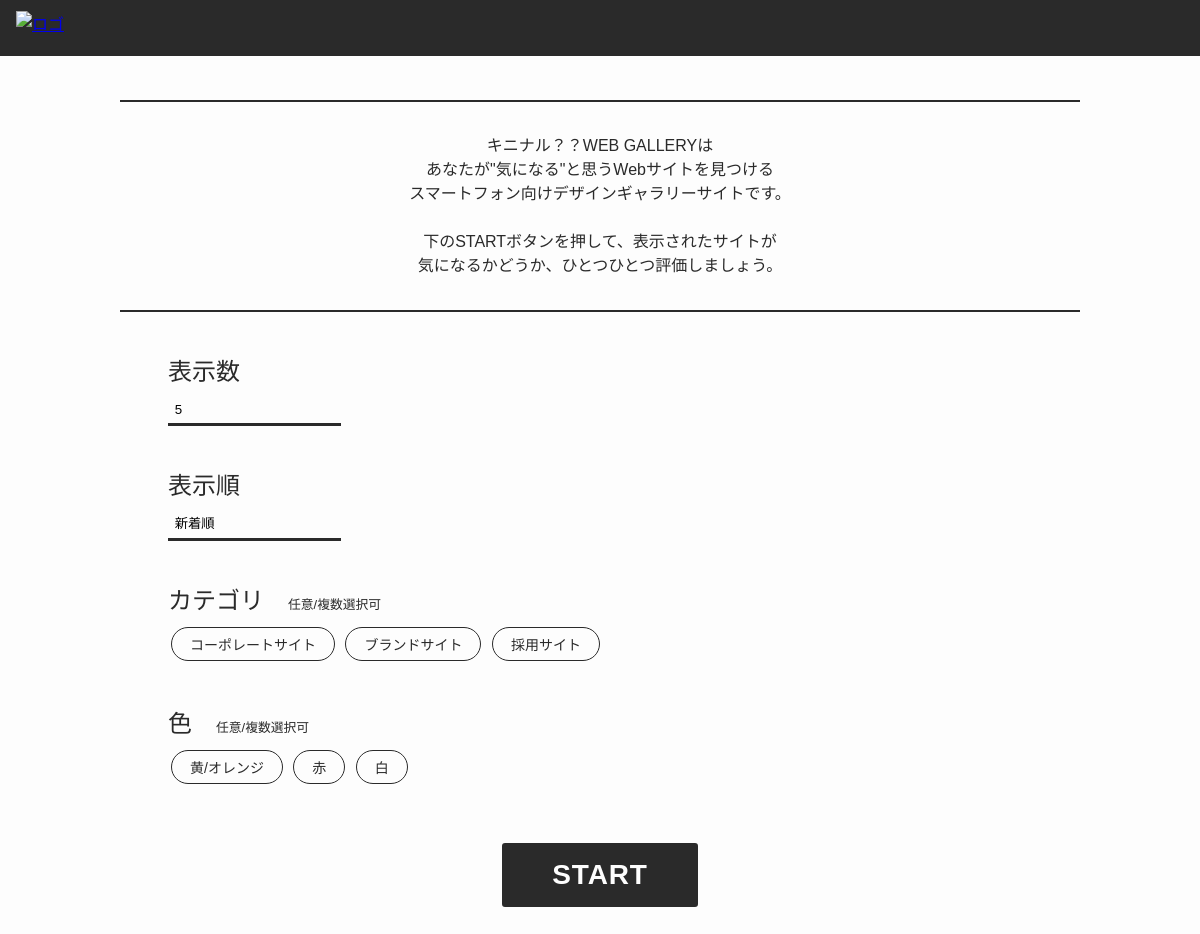
The app's page /, older data.
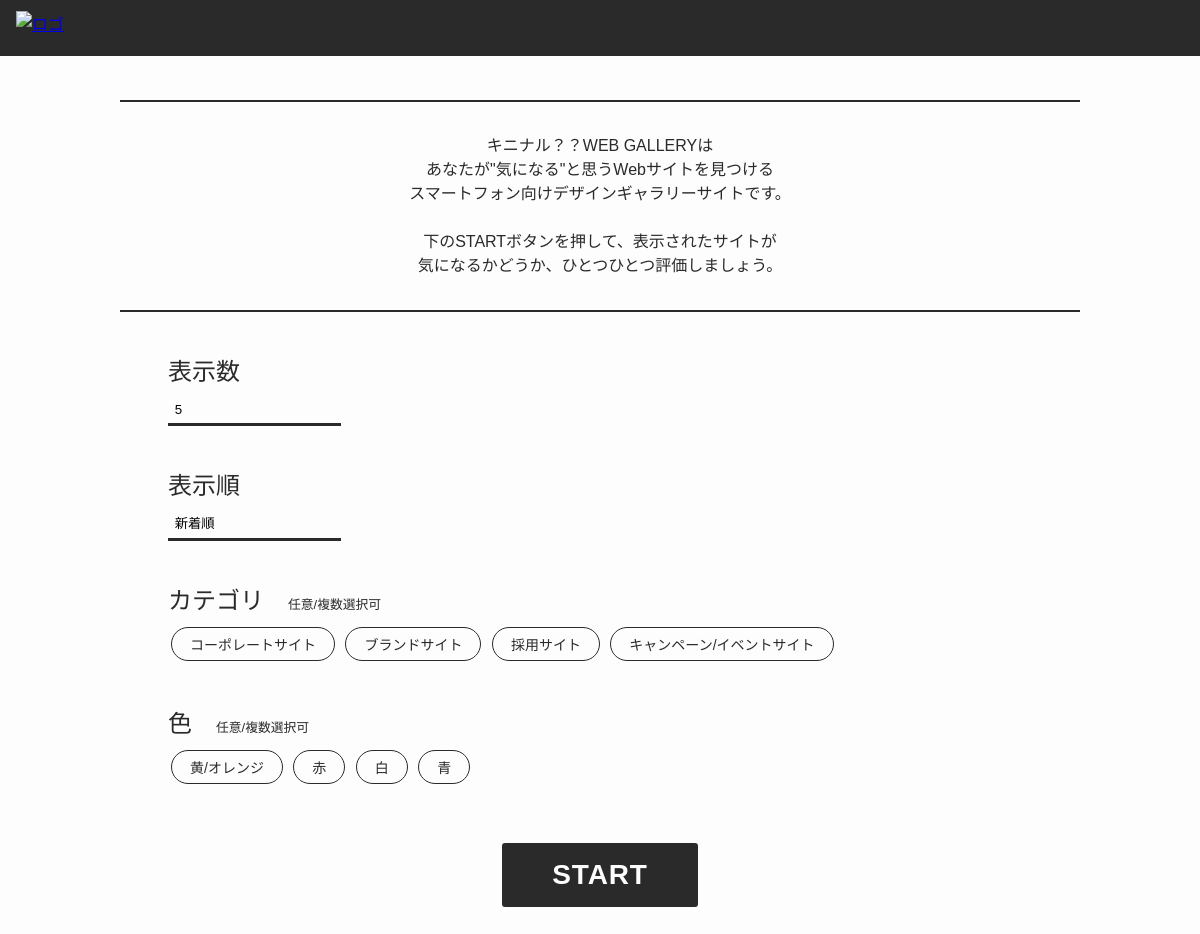
The same page, newer data.
### gallery/models.py (models this page shows)
class Sitecolor(models.Model):
    name = models.CharField(max_length=32, unique=True)
    def __str__(self):
        return self.name

class Sitecategory(models.Model):
    name = models.CharField(max_length=32, unique=True)
    def __str__(self):
        return self.name

### gallery/views.py (the view, shortened to what this page needs)
# urls.py: path(r'', views.top.as_view(), name='top'),
class top(TemplateView):
    select_form_class = SelectForm
    template_name ='gallery/top.html'
    def get(self, request):
        context = {
                'select_form': self.select_form_class(),
                }
        return render(request, 'gallery/top.html', context)

### gallery/forms.py
class SelectForm(forms.Form):
    category = forms.ModelMultipleChoiceField(
        label="",
        queryset=Sitecategory.objects.all(),
        required=False,
        widget=CustomCheckboxSelectMultiple,
        )
    color = forms.ModelMultipleChoiceField(
        label="",
        queryset=Sitecolor.objects.all(),
        required=False,
        widget=CustomCheckboxSelectMultiple
    )
    num = forms.ChoiceField(
        label='',
        choices=num_choicies,
        required=True
    )
    turn = forms.ChoiceField(
        label='',
        choices=turn_choicies,
        required=True
    )

### gallery/templates/gallery/top.html (shortened to what this page needs)
{% load static %}
{% load widget_tweaks %}
<!DOCTYPE html>
<html>
<head>
  <link rel="stylesheet" type="text/css" href="{% static 'css/top.css' %}">
</head>
<body>
  <header>
    <div class="inline_header">
      <a class="to_top" href="{% url 'top' %}">
        <img src="{% static 'img/logo2.png' %}" alt="ロゴ"/>
      </a>
    </div>
  </header>
  <div class="block1">
    <hr>
    <p class="explanation">
      キニナル？？WEB GALLERYは<br>
      あなたが"気になる"と思うWebサイトを見つける<br>
      スマートフォン向けデザインギャラリーサイトです。<br>
      <br>
      下のSTARTボタンを押して、表示されたサイトが<br>
      気になるかどうか、ひとつひとつ評価しましょう。
    </p>
    <hr>
    <form method="POST">
      <div class="form_ele num">
        <h1>表示数</h1>
        {{ select_form.num|add_class:'sel' }}
      </div>
      <div class="form_ele turn">
        <h1>表示順</h1>
        {{ select_form.turn|add_class:'sel' }}
      </div>
      <h1>カテゴリ<span class="mini">任意/複数選択可</span></h1>
      <div class="form_ele category">
        {{ select_form.category|add_class:'form-control' }}
      </div>
      <div class="form_ele color">
        <h1>色<span class="mini">任意/複数選択可</span></h1>
        {{ select_form.color|add_class:'form-control' }}
      </div>
      <button type="submit" name="select" class="select_btn">START</button>
    </form>
  </div>
</body>
</html>

### gallery/templates/gallery/widgets/custom_checkbox_option.html (shortened to what this page needs)
<label for="{{ widget.attrs.id }}" class="custom-checkbox-label">
    {{ widget.label }}
</label>

Row changes from the older to the newer data that the page shows:
added Sitecategory: label "キャンペーン/イベントサイト"
Text that changed along with them:
new list line: "黄/オレンジ"
list line gone: "白"
new list line: "赤"
new list line: "白"
new list line: "青"
list line gone: "黄/オレンジ"
list line gone: "赤"
